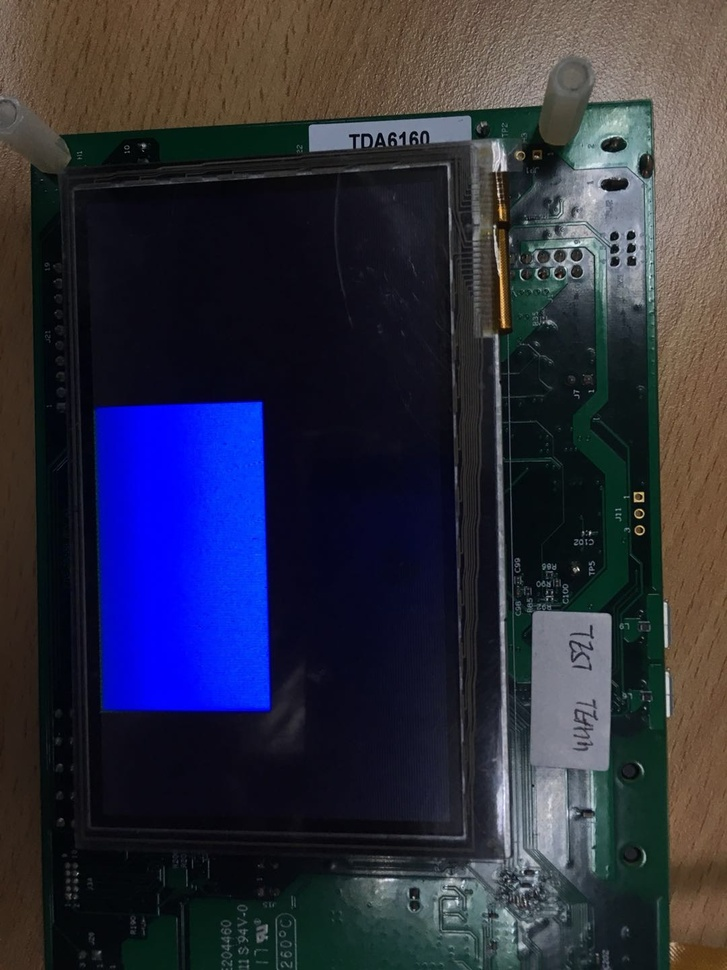
#> input picture pyopencv/pxp_blue.jpg, 727 x 970 px, shrunk from 1080 x 1440 before the run
$ python image_candy.py
#> lines starting #> are read from the running program, lines starting #| are printed output that depends on the picture; after the words box and inside, x2 and y2 are one past the last pixel; in counts of white or black regions, pixels touching at a corner belong together
#! usr/bin/python
#coding=utf-8

# import numpy as np
import cv2
import numpy as np
from matplotlib import pyplot as plt

# Load an color image in grayscale
img = cv2.imread('../pxp_blue.jpg', 0)
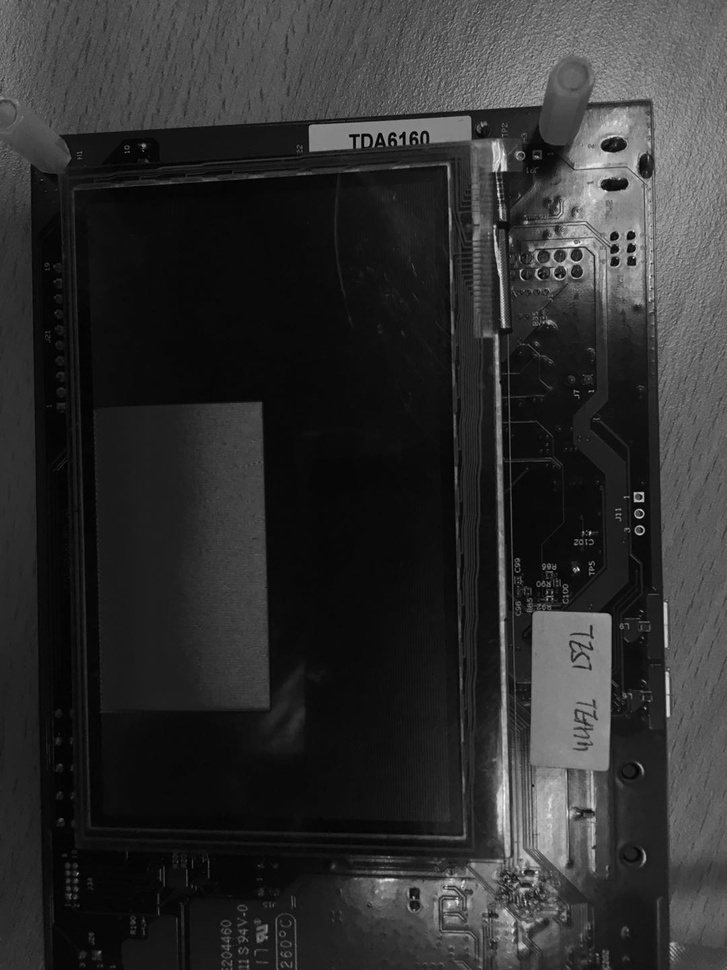
#> img: shape (970, 727); min 0, max 254, mean 47.1
plt.subplot(121),plt.imshow(img,'gray')

edges = cv2.Canny(img,100,200)#其他的默认
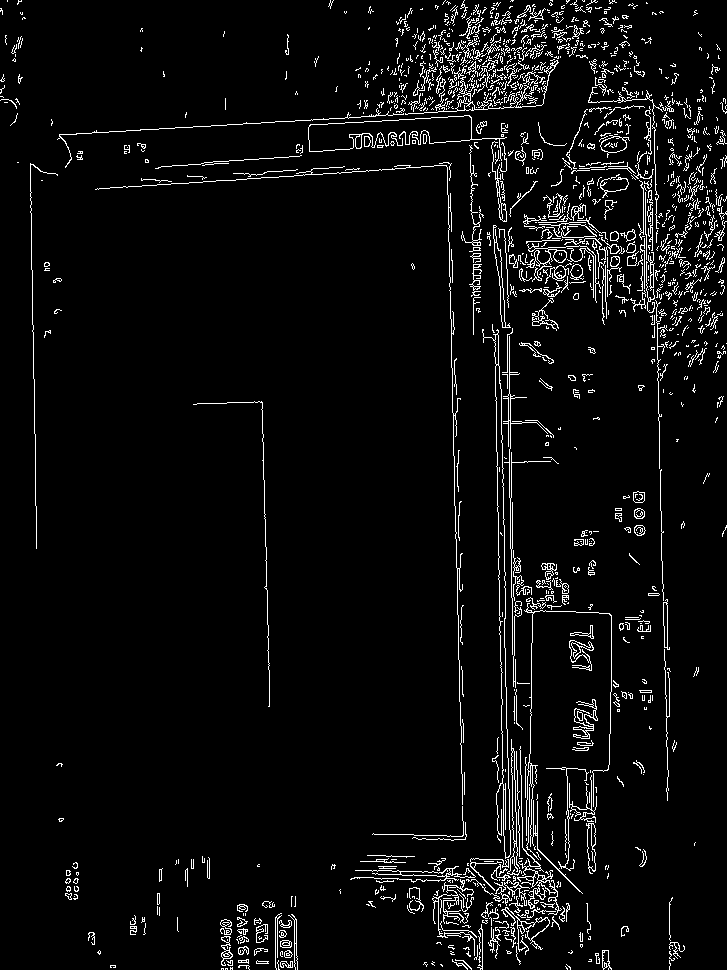
#> edges: shape (970, 727); 4.7% white in thin lines or dots
plt.subplot(122),plt.imshow(edges,'gray')

plt.show()
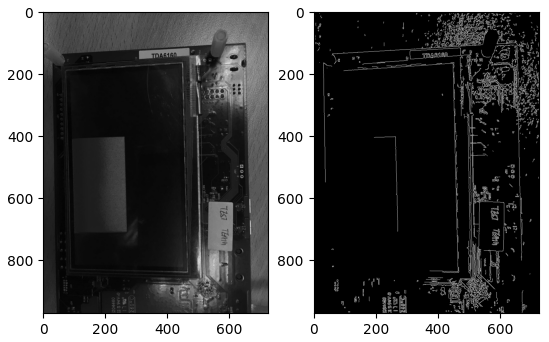
#> figure drawn by matplotlib, 2 panels

$ run again, with pyopencv/house.jpg copied over pyopencv/pxp_blue.jpg
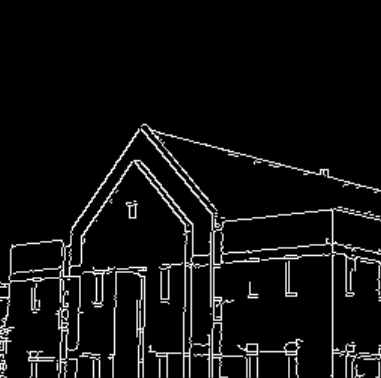
#> input picture pyopencv/house.jpg, 381 x 378 px
#> img is the input picture: shape (378, 381); min 0, max 255, mean 14.9
#> `edges = cv2.Canny(img,100,200)#其他的默认`:
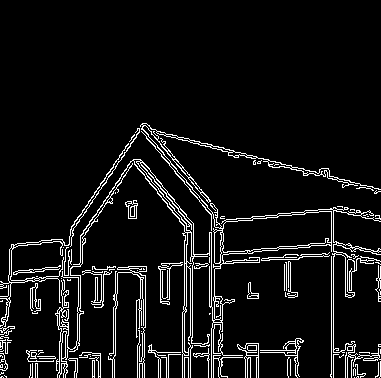
#> edges: shape (378, 381); 7% white in thin lines or dots, all inside (x1, y1, x2, y2) = (0, 123, 381, 378)
#> `plt.show()`:
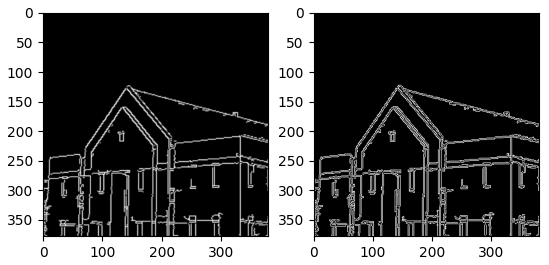
#> figure drawn by matplotlib, 2 panels

$ run again, with pyopencv/lcd.jpg copied over pyopencv/pxp_blue.jpg
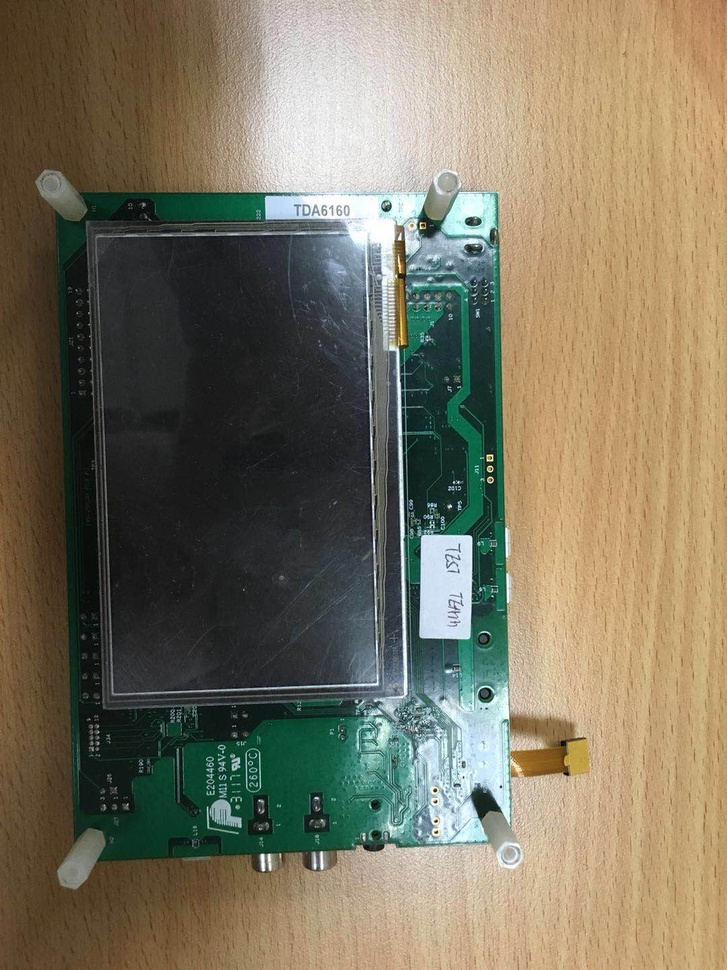
#> input picture pyopencv/lcd.jpg, 727 x 970 px, shrunk from 1080 x 1440 before the run
#> `edges = cv2.Canny(img,100,200)#其他的默认`:
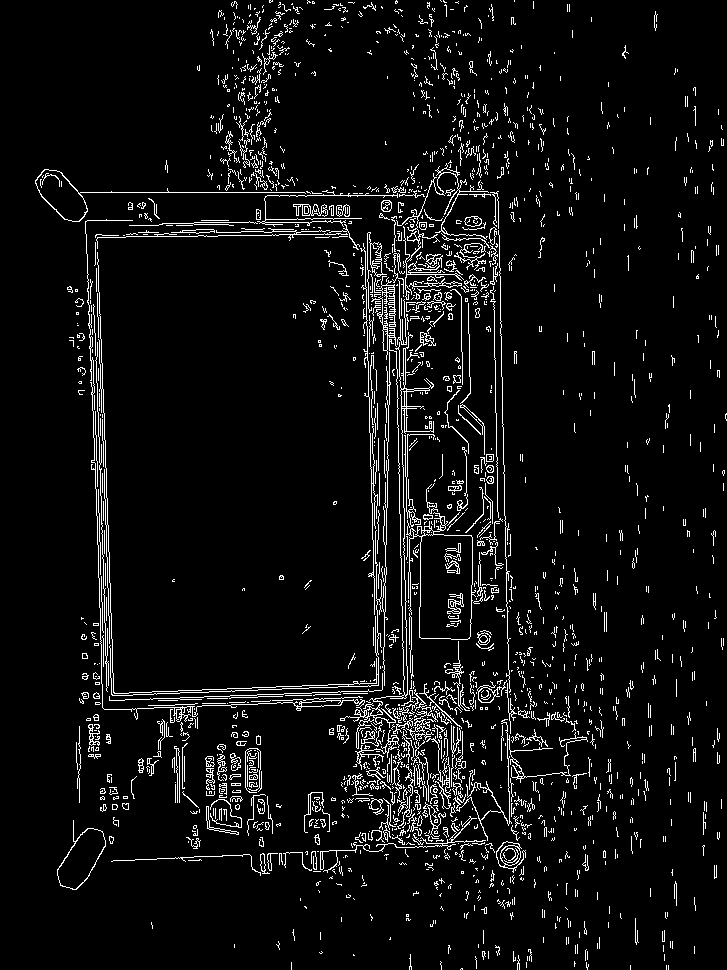
#> edges: shape (970, 727); 5.7% white in thin lines or dots
#> `plt.show()`:
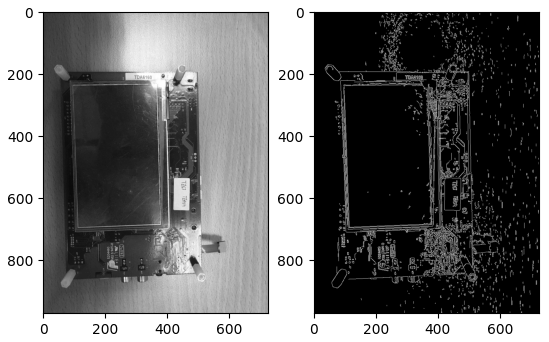
#> figure drawn by matplotlib, 2 panels
